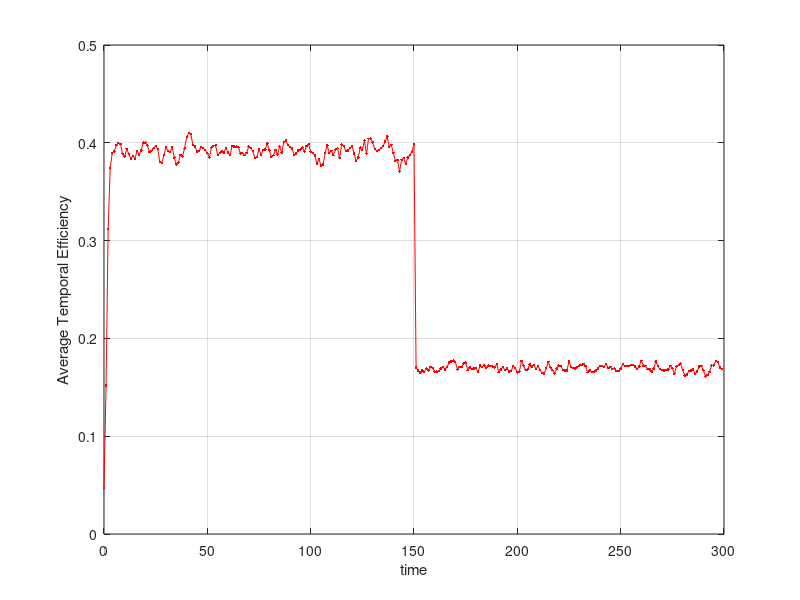

MATLAB code to generate this figure:
%  read labels and x-y data
load ErdosRenyiRobustnessTimeDepandances_100.dat;     %  read data into the my_xy matrix
Time = ErdosRenyiRobustnessTimeDepandances_100(:,1);     %  copy first column of my_xy into x
Eff = ErdosRenyiRobustnessTimeDepandances_100(:,2);     %  and second column into y


plot(Time,Eff,'r.-');
xlabel('time');           % add axis labels and plot title
ylabel('Average Temporal Efficiency');

%set(gca,'gridlinestyle','- -')
grid on;
%legend('Simulation N = 100','Theoretical N = 100','Simulation N = 1000','Theoretical N = 1000');

%title('Mean monthly precipitation at Portland International Airport');
%plot(Prob,EffSim,'bx-',Prob,EffTheor,'ro-');     %  plot precip vs. month with circles